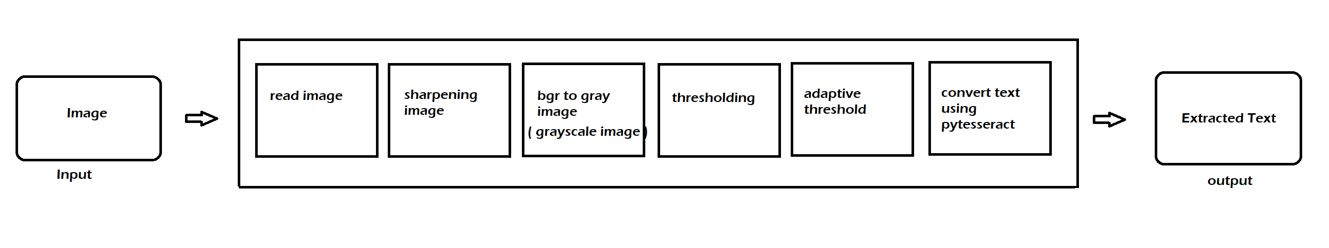
#> input picture Methodoly.JPG, 1329 x 248 px
$ python -i TE.py   (imports and definitions only)
#> lines starting #> are read from the running program, lines starting #| are printed output that depends on the picture; after the words box and inside, x2 and y2 are one past the last pixel; in counts of white or black regions, pixels touching at a corner belong together
import cv2
import numpy as np
import pytesseract
from PIL import Image


class Text_Extraction():

    # [9 lines left out: function show_image, not called in this run]


    def text_from_image(self, path):
#> called with path = 'Methodoly.JPG'
        try:
            x = path
        except Exception as e:
            print("Give your file path!!!")
        finally:
            pass

        def extract_text(img):
            #Extracting the text
            text = pytesseract.image_to_string(img)
            for char in list("~`@#$%^&*()_-+=/'';[]{}"):
                text = text.replace(char,"")
                return text

        ###################################################### Read the given image
        img = cv2.imread(x)
#> img is the input picture: shape (248, 1329, 3); mean B, G, R 241, 241.1, 241.1

        ###################################################### erosion
        e_kernel = np.ones((2,2), np.uint8)
        img = cv2.erode(img, e_kernel, iterations=1)
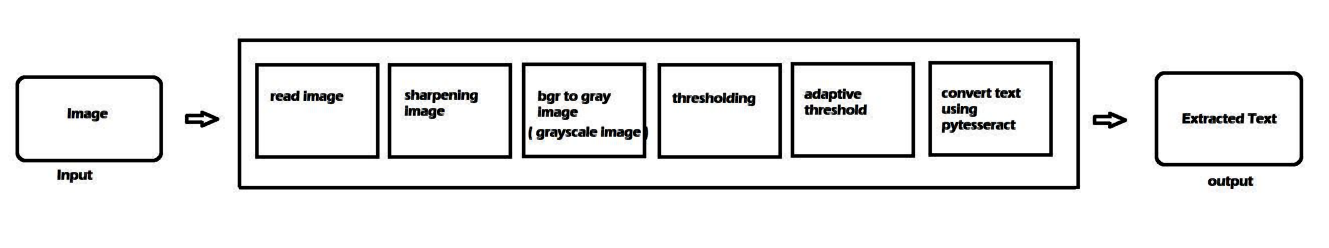
#> img: shape (248, 1329, 3); mean B, G, R 234.5, 234.5, 234.5

        ###################################################### Morphology
        #m_kernel=np.ones((5,5), np.uint8)
        #m_img = cv2.morphologyEx(img, cv2.MORPH_OPEN, m_kernel)


        ###################################################### Sharpening the image
        kernel = np.array([[0, -1, 0],
                       [-1, 5,-1],
                       [0, -1, 0]])
        sharp_img = cv2.filter2D(src=img, ddepth=-1, kernel=kernel)
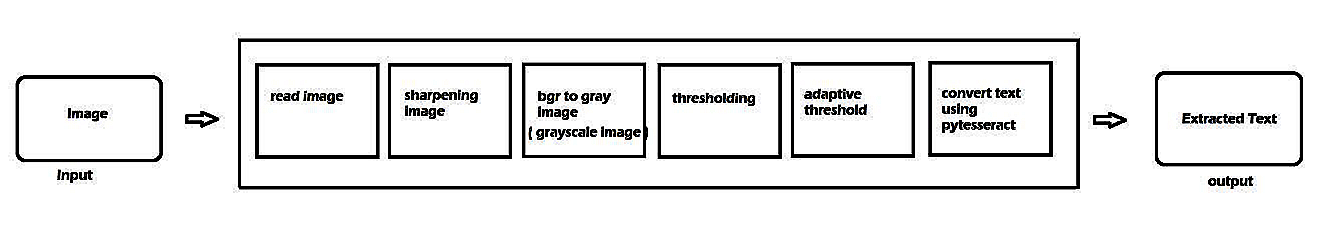
#> sharp_img: shape (248, 1329, 3); mean B, G, R 234.4, 234.4, 234.4

        ###################################################### BGR TO GrayScale
        gray_img = cv2.cvtColor(sharp_img, cv2.COLOR_BGR2GRAY)

        ###################################################### Thresholding the image
        thresh_img = cv2.threshold(gray_img, 0, 255, cv2.THRESH_BINARY + cv2.THRESH_OTSU)[1]
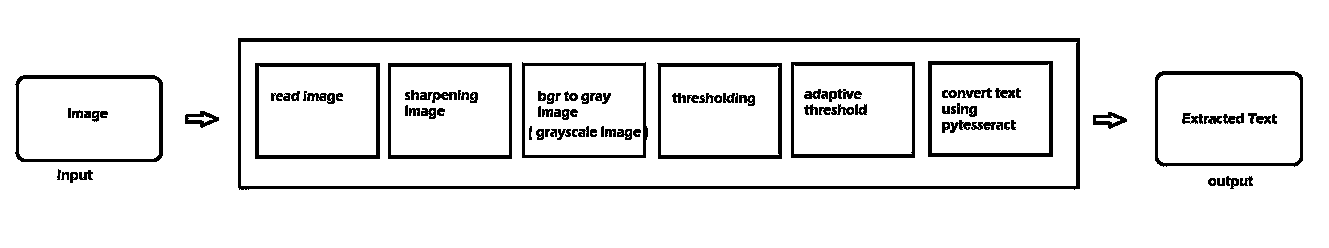
#> thresh_img: shape (248, 1329); 92.1% white; 92 black regions, largest, box (x1, y1, x2, y2) and area: (238, 38, 1080, 190) 6908, (928, 61, 1053, 157) 1703, (255, 63, 380, 159) 1703

        ###################################################### Adaptive threshold
        ad_thresh_img = cv2.adaptiveThreshold(thresh_img, 255,
        cv2.ADAPTIVE_THRESH_MEAN_C, cv2.THRESH_BINARY_INV, 21, 18)

        ###################################################### Edge Detection using Canny Edge
        #canny_img = cv2.Canny(thresh_img, 100,200)

        ###################################################### print the extracted text
        print(extract_text(ad_thresh_img))
#> (the call stopped at in extract_text, `text = pytesseract.image_to_string(img)`: pytesseract is not available in this run)

        cv2.waitKey(2000)
        cv2.destroyAllWindows()


    # [52 lines left out: function text_to_file, not called in this run]

>>> result = Text_Extraction().text_from_image('Methodoly.JPG')
